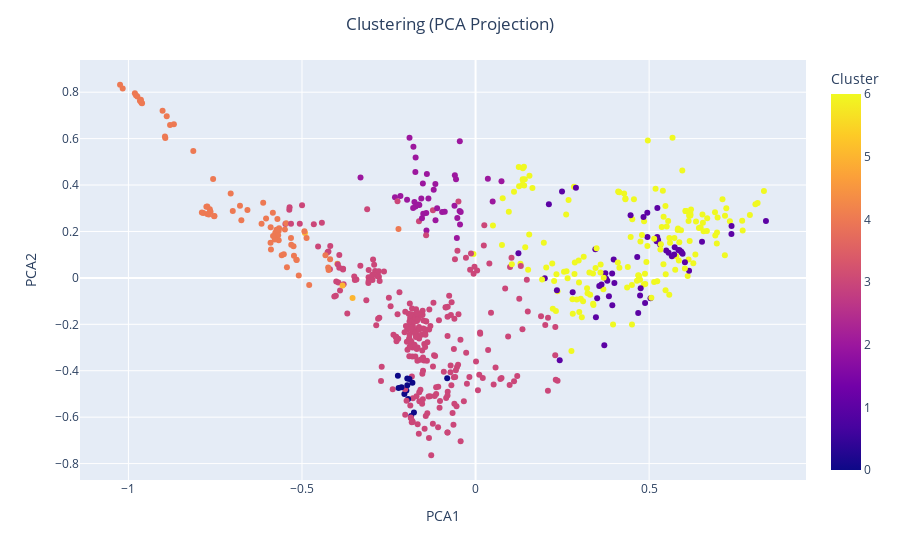

The code cell stored with this chart in its notebook:
### Code cell
spotify.visualize_clustering(df=dataset_scaled, feature=dataset[['track_name']])

### Figure 1 — Plotly figure (JSON) as saved in the notebook; plotly's stock layout.template omitted (floating-point values rounded to 4 significant figures; data arrays with more than 128 entries replaced by an {"elided": "..."} marker saying what was removed)
{"data": [{"customdata": {"elided": "600x1 str values"}, "hovertemplate": "PCA1=%{x}<br>PCA2=%{y}<br>Track_ID=%{customdata[0]}<br>Cluster=%{marker.color}<extra></extra>", "legendgroup": "", "marker": {"color": {"elided": "600 int values"}, "coloraxis": "coloraxis", "symbol": "circle"}, "mode": "markers", "name": "", "orientation": "v", "showlegend": false, "type": "scatter", "x": {"elided": "600 float values"}, "xaxis": "x", "y": {"elided": "600 float values"}, "yaxis": "y"}], "layout": {"coloraxis": {"colorbar": {"title": {"text": "Cluster"}}, "colorscale": [[0, "#0d0887"], [0.1111, "#46039f"], [0.2222, "#7201a8"], [0.3333, "#9c179e"], [0.4444, "#bd3786"], [0.5556, "#d8576b"], [0.6667, "#ed7953"], [0.7778, "#fb9f3a"], [0.8889, "#fdca26"], [1, "#f0f921"]]}, "legend": {"tracegroupgap": 0}, "margin": {"t": 60}, "title": {"text": "Clustering (PCA Projection)", "x": 0.5}, "xaxis": {"anchor": "y", "domain": [0, 1], "title": {"text": "PCA1"}}, "yaxis": {"anchor": "x", "domain": [0, 1], "title": {"text": "PCA2"}}}}
